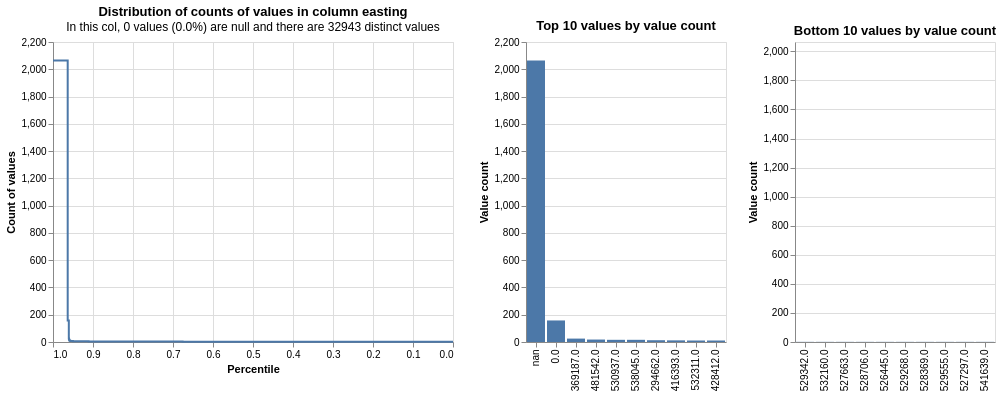

Notebook code cell kept with this figure:
### Code cell
profile_columns(gias, db_api=db_api, column_expressions=["easting"])

### Figure 1 — Vega-Lite specification as saved in the notebook (floating-point values rounded to 4 significant figures)
{"config": {"view": {"continuousWidth": 400, "continuousHeight": 300}}, "vconcat": [{"hconcat": [{"mark": {"type": "line", "interpolate": "step-before"}, "data": {"values": [{"percentile_ex_nulls": 0.9633, "percentile_inc_nulls": 0.9633, "value_count": 2064, "group_name": "easting", "total_non_null_rows": 56172, "total_rows_inc_nulls": 56172, "sum_tokens_in_value_count_group": 2064, "distinct_value_count": 32943}, {"percentile_ex_nulls": 0.9604, "percentile_inc_nulls": 0.9604, "value_count": 158, "group_name": "easting", "total_non_null_rows": 56172, "total_rows_inc_nulls": 56172, "sum_tokens_in_value_count_group": 158, "distinct_value_count": 32943}, {"percentile_ex_nulls": 0.96, "percentile_inc_nulls": 0.96, "value_count": 25, "group_name": "easting", "total_non_null_rows": 56172, "total_rows_inc_nulls": 56172, "sum_tokens_in_value_count_group": 25, "distinct_value_count": 32943}, {"percentile_ex_nulls": 0.9597, "percentile_inc_nulls": 0.9597, "value_count": 18, "group_name": "easting", "total_non_null_rows": 56172, "total_rows_inc_nulls": 56172, "sum_tokens_in_value_count_group": 18, "distinct_value_count": 32943}, {"percentile_ex_nulls": 0.9591, "percentile_inc_nulls": 0.9591, "value_count": 16, "group_name": "easting", "total_non_null_rows": 56172, "total_rows_inc_nulls": 56172, "sum_tokens_in_value_count_group": 32, "distinct_value_count": 32943}, {"percentile_ex_nulls": 0.9589, "percentile_inc_nulls": 0.9589, "value_count": 13, "group_name": "easting", "total_non_null_rows": 56172, "total_rows_inc_nulls": 56172, "sum_tokens_in_value_count_group": 13, "distinct_value_count": 32943}, {"percentile_ex_nulls": 0.9382, "percentile_inc_nulls": 0.9382, "value_count": 6, "group_name": "easting", "total_non_null_rows": 56172, "total_rows_inc_nulls": 56172, "sum_tokens_in_value_count_group": 678, "distinct_value_count": 32943}, {"percentile_ex_nulls": 0.911, "percentile_inc_nulls": 0.911, "value_count": 5, "group_name": "easting", "total_non_null_rows": 56172, "total_rows_inc_nulls": 56172, "sum_tokens_in_value_count_group": 1530, "distinct_value_count": 32943}, {"percentile_ex_nulls": 0.8372, "percentile_inc_nulls": 0.8372, "value_count": 4, "group_name": "easting", "total_non_null_rows": 56172, "total_rows_inc_nulls": 56172, "sum_tokens_in_value_count_group": 4144, "distinct_value_count": 32943}, {"percentile_ex_nulls": 0.676, "percentile_inc_nulls": 0.676, "value_count": 3, "group_name": "easting", "total_non_null_rows": 56172, "total_rows_inc_nulls": 56172, "sum_tokens_in_value_count_group": 9057, "distinct_value_count": 32943}, {"percentile_ex_nulls": 0.3352, "percentile_inc_nulls": 0.3352, "value_count": 2, "group_name": "easting", "total_non_null_rows": 56172, "total_rows_inc_nulls": 56172, "sum_tokens_in_value_count_group": 19142, "distinct_value_count": 32943}, {"percentile_ex_nulls": 0.0, "percentile_inc_nulls": 0.0, "value_count": 1, "group_name": "easting", "total_non_null_rows": 56172, "total_rows_inc_nulls": 56172, "sum_tokens_in_value_count_group": 18830, "distinct_value_count": 32943}, {"percentile_ex_nulls": 0.9587, "percentile_inc_nulls": 0.9587, "value_count": 12, "group_name": "easting", "total_non_null_rows": 56172, "total_rows_inc_nulls": 56172, "sum_tokens_in_value_count_group": 12, "distinct_value_count": 32943}, {"percentile_ex_nulls": 0.9581, "percentile_inc_nulls": 0.9581, "value_count": 11, "group_name": "easting", "total_non_null_rows": 56172, "total_rows_inc_nulls": 56172, "sum_tokens_in_value_count_group": 33, "distinct_value_count": 32943}, {"percentile_ex_nulls": 0.9574, "percentile_inc_nulls": 0.9574, "value_count": 10, "group_name": "easting", "total_non_null_rows": 56172, "total_rows_inc_nulls": 56172, "sum_tokens_in_value_count_group": 40, "distinct_value_count": 32943}, {"percentile_ex_nulls": 0.9567, "percentile_inc_nulls": 0.9567, "value_count": 9, "group_name": "easting", "total_non_null_rows": 56172, "total_rows_inc_nulls": 56172, "sum_tokens_in_value_count_group": 36, "distinct_value_count": 32943}, {"percentile_ex_nulls": 0.9543, "percentile_inc_nulls": 0.9543, "value_count": 8, "group_name": "easting", "total_non_null_rows": 56172, "total_rows_inc_nulls": 56172, "sum_tokens_in_value_count_group": 136, "distinct_value_count": 32943}, {"percentile_ex_nulls": 0.9503, "percentile_inc_nulls": 0.9503, "value_count": 7, "group_name": "easting", "total_non_null_rows": 56172, "total_rows_inc_nulls": 56172, "sum_tokens_in_value_count_group": 224, "distinct_value_count": 32943}, {"percentile_ex_nulls": 1.0, "percentile_inc_nulls": 1.0, "value_count": 2064, "group_name": "easting", "total_non_null_rows": 56172, "total_rows_inc_nulls": 56172, "sum_tokens_in_value_count_group": 2064, "distinct_value_count": 32943}]}, "encoding": {"tooltip": [{"field": "value_count", "type": "quantitative"}, {"field": "percentile_ex_nulls", "type": "quantitative"}, {"field": "percentile_inc_nulls", "type": "quantitative"}, {"field": "total_non_null_rows", "type": "quantitative"}, {"field": "total_rows_inc_nulls", "type": "quantitative"}], "x": {"field": "percentile_ex_nulls", "sort": "descending", "title": "Percentile", "type": "quantitative"}, "y": {"field": "value_count", "title": "Count of values", "type": "quantitative"}}, "title": {"text": "Distribution of counts of values in column easting", "subtitle": "In this col, 0 values (0.0%) are null and there are 32943 distinct values"}}, {"mark": "bar", "data": {"values": [{"value_count": 2064, "group_name": "easting", "value": "nan", "total_non_null_rows": 56172, "total_rows_inc_nulls": 56172, "distinct_value_count": 32943}, {"value_count": 158, "group_name": "easting", "value": "0.0", "total_non_null_rows": 56172, "total_rows_inc_nulls": 56172, "distinct_value_count": 32943}, {"value_count": 25, "group_name": "easting", "value": "369187.0", "total_non_null_rows": 56172, "total_rows_inc_nulls": 56172, "distinct_value_count": 32943}, {"value_count": 18, "group_name": "easting", "value": "481542.0", "total_non_null_rows": 56172, "total_rows_inc_nulls": 56172, "distinct_value_count": 32943}, {"value_count": 16, "group_name": "easting", "value": "530937.0", "total_non_null_rows": 56172, "total_rows_inc_nulls": 56172, "distinct_value_count": 32943}, {"value_count": 16, "group_name": "easting", "value": "538045.0", "total_non_null_rows": 56172, "total_rows_inc_nulls": 56172, "distinct_value_count": 32943}, {"value_count": 13, "group_name": "easting", "value": "294662.0", "total_non_null_rows": 56172, "total_rows_inc_nulls": 56172, "distinct_value_count": 32943}, {"value_count": 12, "group_name": "easting", "value": "416393.0", "total_non_null_rows": 56172, "total_rows_inc_nulls": 56172, "distinct_value_count": 32943}, {"value_count": 11, "group_name": "easting", "value": "532311.0", "total_non_null_rows": 56172, "total_rows_inc_nulls": 56172, "distinct_value_count": 32943}, {"value_count": 11, "group_name": "easting", "value": "428412.0", "total_non_null_rows": 56172, "total_rows_inc_nulls": 56172, "distinct_value_count": 32943}]}, "encoding": {"tooltip": [{"field": "value", "type": "nominal"}, {"field": "value_count", "type": "quantitative"}, {"field": "total_non_null_rows", "type": "quantitative"}, {"field": "total_rows_inc_nulls", "type": "quantitative"}], "x": {"field": "value", "sort": "-y", "title": null, "type": "nominal"}, "y": {"field": "value_count", "title": "Value count", "type": "quantitative"}}, "title": "Top 10 values by value count"}, {"mark": "bar", "data": {"values": [{"value_count": 1, "group_name": "easting", "value": "529342.0", "total_non_null_rows": 56172, "total_rows_inc_nulls": 56172, "distinct_value_count": 32943}, {"value_count": 1, "group_name": "easting", "value": "532160.0", "total_non_null_rows": 56172, "total_rows_inc_nulls": 56172, "distinct_value_count": 32943}, {"value_count": 1, "group_name": "easting", "value": "527663.0", "total_non_null_rows": 56172, "total_rows_inc_nulls": 56172, "distinct_value_count": 32943}, {"value_count": 1, "group_name": "easting", "value": "528706.0", "total_non_null_rows": 56172, "total_rows_inc_nulls": 56172, "distinct_value_count": 32943}, {"value_count": 1, "group_name": "easting", "value": "526445.0", "total_non_null_rows": 56172, "total_rows_inc_nulls": 56172, "distinct_value_count": 32943}, {"value_count": 1, "group_name": "easting", "value": "529268.0", "total_non_null_rows": 56172, "total_rows_inc_nulls": 56172, "distinct_value_count": 32943}, {"value_count": 1, "group_name": "easting", "value": "528369.0", "total_non_null_rows": 56172, "total_rows_inc_nulls": 56172, "distinct_value_count": 32943}, {"value_count": 1, "group_name": "easting", "value": "529555.0", "total_non_null_rows": 56172, "total_rows_inc_nulls": 56172, "distinct_value_count": 32943}, {"value_count": 1, "group_name": "easting", "value": "527297.0", "total_non_null_rows": 56172, "total_rows_inc_nulls": 56172, "distinct_value_count": 32943}, {"value_count": 1, "group_name": "easting", "value": "541639.0", "total_non_null_rows": 56172, "total_rows_inc_nulls": 56172, "distinct_value_count": 32943}]}, "encoding": {"tooltip": [{"field": "value", "type": "nominal"}, {"field": "value_count", "type": "quantitative"}, {"field": "total_non_null_rows", "type": "quantitative"}, {"field": "total_rows_inc_nulls", "type": "quantitative"}], "x": {"field": "value", "sort": "-y", "title": null, "type": "nominal"}, "y": {"field": "value_count", "scale": {"domain": [0, 2064]}, "title": "Value count", "type": "quantitative"}}, "title": "Bottom 10 values by value count"}]}], "$schema": "https://vega.github.io/schema/vega-lite/v5.9.3.json"}
